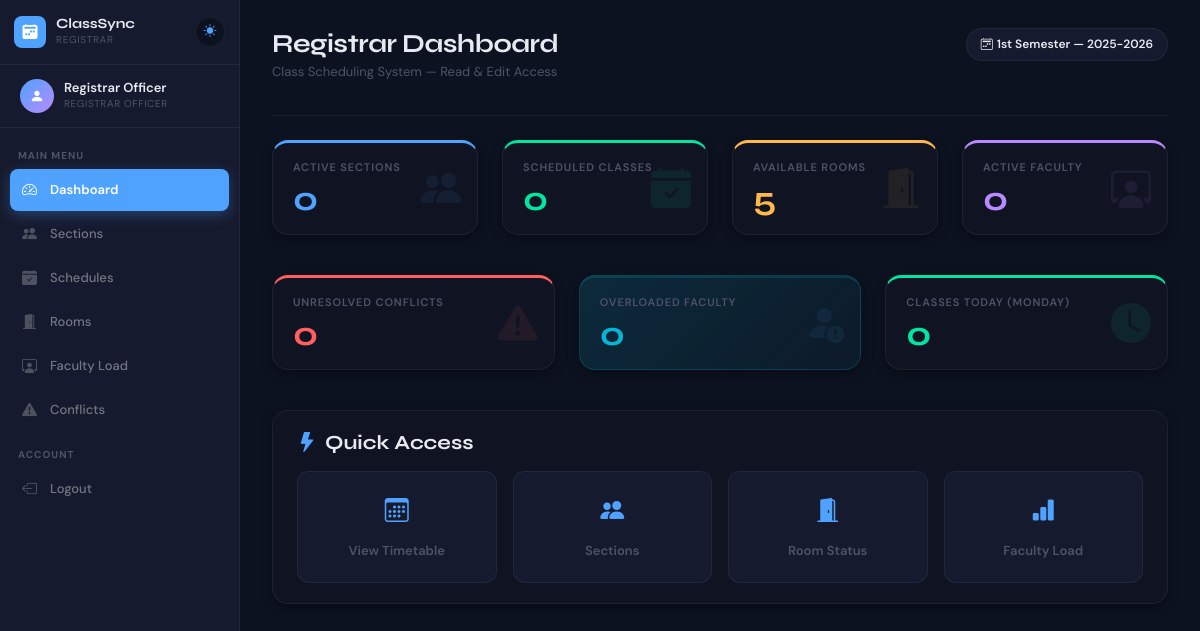
The app's page /registrar/dashboard.php (signed in), older data.
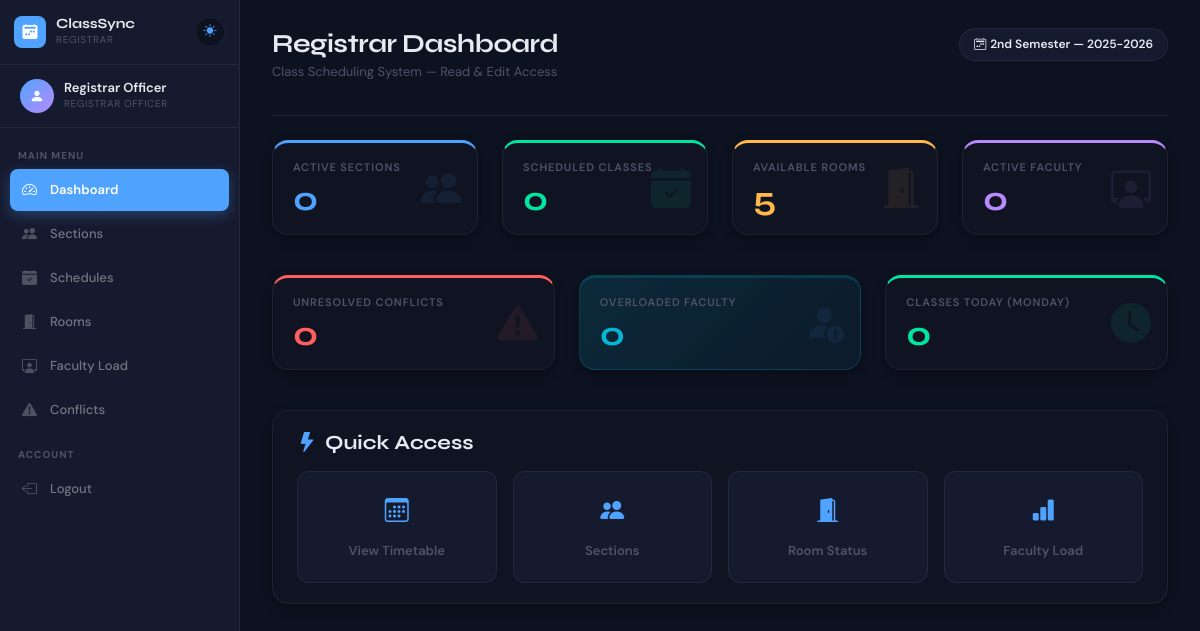
The same page, newer data.
### tables this page shows
CREATE TABLE academic_terms (
    term_id INT AUTO_INCREMENT PRIMARY KEY,
    academic_year VARCHAR(20) NOT NULL,
    semester ENUM('1st Semester','2nd Semester','Summer') NOT NULL,
    is_active BOOLEAN DEFAULT 0,
    created_at TIMESTAMP DEFAULT CURRENT_TIMESTAMP,
    UNIQUE KEY unique_term (academic_year, semester)
);

### registrar/dashboard.php (the view, shortened to what the changed rows need)
<?php
require_once '../config/db.php';
$activeTermRow = $conn->query("SELECT term_id, academic_year, semester FROM academic_terms WHERE is_active=1 LIMIT 1")->fetch_assoc();
$active_term_name = $activeTermRow ? $activeTermRow['semester'] . ' — ' . $activeTermRow['academic_year'] : 'No Active Term';
?>
<?php include '../includes/header.php'; ?>
<div class="main-content">
    <div class="page-header d-flex justify-content-between align-items-start">
        <div>
            <h1>Registrar Dashboard</h1>
            <p>Class Scheduling System — Read & Edit Access</p>
        </div>
        <span class="header-badge">
            <i class="bi bi-calendar2-week me-1"></i><?= htmlspecialchars($active_term_name) ?>
        </span>
    </div>
</div>
<?php include '../includes/footer.php'; ?>

Row changes from the older to the newer data that the page shows:
no longer on this page (row edited): academic_terms: active_term_name "1st Semester — 2025-2026"
added academic_terms: active_term_name "2nd Semester — 2025-2026"
